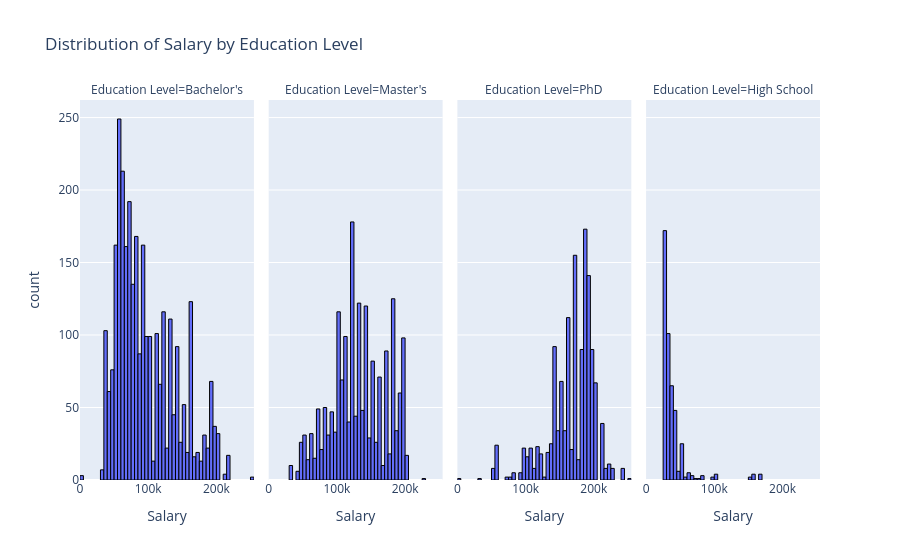

Notebook source saved alongside this figure:
### Code cell
# С помощью гистограммы изучите распределение данных по Salary в разбивке по уровню образования
# спользуйте параметр facet_col
fig = px.histogram(df_salary, x='Salary', facet_col='Education Level', title='Distribution of Salary by Education Level')
fig.update_traces(marker=dict(line=dict(color='black', width=1)))
fig.show()

### Figure 1 — Plotly figure (JSON) as saved in the notebook; plotly's stock layout.template omitted (floating-point values rounded to 4 significant figures; data arrays with more than 128 entries replaced by an {"elided": "..."} marker saying what was removed)
{"data": [{"bingroup": "x", "hovertemplate": "Education Level=Bachelor's<br>Salary=%{x}<br>count=%{y}<extra></extra>", "legendgroup": "", "marker": {"color": "#636efa", "line": {"color": "black", "width": 1}, "pattern": {"shape": ""}}, "name": "", "orientation": "v", "showlegend": false, "type": "histogram", "x": {"elided": "3024 float values"}, "xaxis": "x", "yaxis": "y"}, {"bingroup": "x", "hovertemplate": "Education Level=Master's<br>Salary=%{x}<br>count=%{y}<extra></extra>", "legendgroup": "", "marker": {"color": "#636efa", "line": {"color": "black", "width": 1}, "pattern": {"shape": ""}}, "name": "", "orientation": "v", "showlegend": false, "type": "histogram", "x": {"elided": "1861 float values"}, "xaxis": "x2", "yaxis": "y2"}, {"bingroup": "x", "hovertemplate": "Education Level=PhD<br>Salary=%{x}<br>count=%{y}<extra></extra>", "legendgroup": "", "marker": {"color": "#636efa", "line": {"color": "black", "width": 1}, "pattern": {"shape": ""}}, "name": "", "orientation": "v", "showlegend": false, "type": "histogram", "x": {"elided": "1369 float values"}, "xaxis": "x3", "yaxis": "y3"}, {"bingroup": "x", "hovertemplate": "Education Level=High School<br>Salary=%{x}<br>count=%{y}<extra></extra>", "legendgroup": "", "marker": {"color": "#636efa", "line": {"color": "black", "width": 1}, "pattern": {"shape": ""}}, "name": "", "orientation": "v", "showlegend": false, "type": "histogram", "x": {"elided": "448 float values"}, "xaxis": "x4", "yaxis": "y4"}], "layout": {"annotations": [{"font": {}, "showarrow": false, "text": "Education Level=Bachelor's", "x": 0.1175, "xanchor": "center", "xref": "paper", "y": 1, "yanchor": "bottom", "yref": "paper"}, {"font": {}, "showarrow": false, "text": "Education Level=Master's", "x": 0.3725, "xanchor": "center", "xref": "paper", "y": 1, "yanchor": "bottom", "yref": "paper"}, {"font": {}, "showarrow": false, "text": "Education Level=PhD", "x": 0.6275, "xanchor": "center", "xref": "paper", "y": 1, "yanchor": "bottom", "yref": "paper"}, {"font": {}, "showarrow": false, "text": "Education Level=High School", "x": 0.8825, "xanchor": "center", "xref": "paper", "y": 1, "yanchor": "bottom", "yref": "paper"}], "barmode": "relative", "legend": {"tracegroupgap": 0}, "title": {"text": "Distribution of Salary by Education Level"}, "xaxis": {"anchor": "y", "domain": [0, 0.235], "title": {"text": "Salary"}}, "xaxis2": {"anchor": "y2", "domain": [0.255, 0.49], "matches": "x", "title": {"text": "Salary"}}, "xaxis3": {"anchor": "y3", "domain": [0.51, 0.745], "matches": "x", "title": {"text": "Salary"}}, "xaxis4": {"anchor": "y4", "domain": [0.765, 1.0], "matches": "x", "title": {"text": "Salary"}}, "yaxis": {"anchor": "x", "domain": [0, 1], "title": {"text": "count"}}, "yaxis2": {"anchor": "x2", "domain": [0, 1], "matches": "y", "showticklabels": false}, "yaxis3": {"anchor": "x3", "domain": [0, 1], "matches": "y", "showticklabels": false}, "yaxis4": {"anchor": "x4", "domain": [0, 1], "matches": "y", "showticklabels": false}}}
